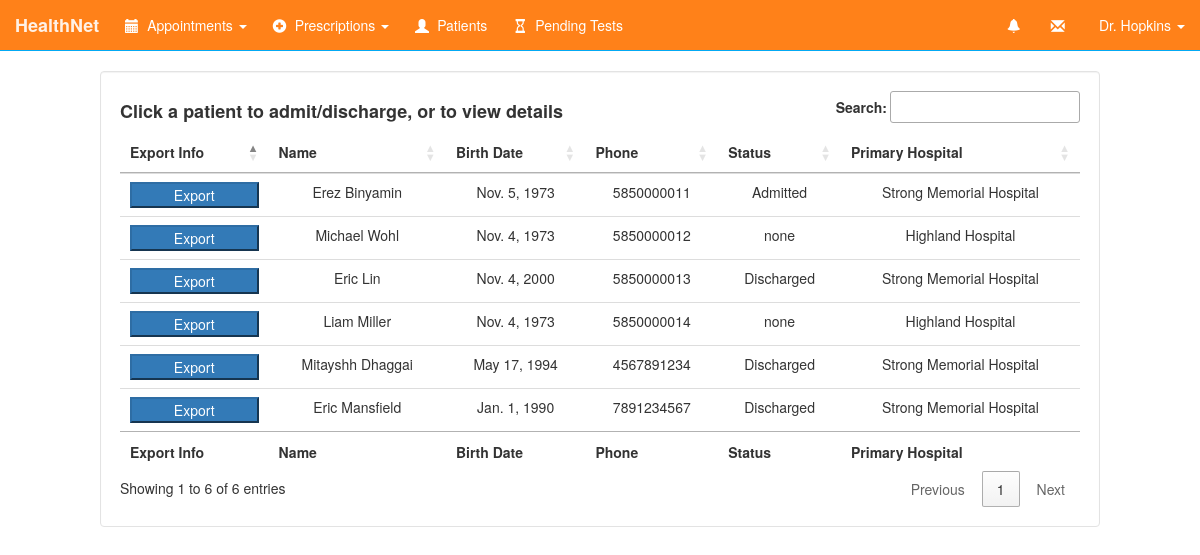
The page /userlist/ (signed in) on the database its author committed.
### HealthNetApp/models.py (models this page shows, shortened)
class Person(models.Model):
    person = models.OneToOneField(User, related_name='person')
    first_name = models.CharField(max_length=25)
    last_name = models.CharField(max_length=25)
    username = models.CharField(max_length=25)
    password = models.CharField(max_length=32)
    birthdate = models.DateField()
    email = models.EmailField(max_length=48)
    phone = models.CharField(max_length=15, default=0)
    sex = models.CharField(max_length=15)
    preferred_hospital = models.CharField(max_length=50)
    usertype = models.CharField(max_length=8)
    primary_physician = models.CharField(max_length=50)
    last_physical = models.CharField(max_length=50)
    health_history = models.CharField(max_length=600)
    status = models.CharField(max_length=10)

### HealthNetApp/views.py (the view)
# urls.py: url(r'^userlist/', views.patientlist),
def patientlist(request):
    if not request.user.is_authenticated() or \
                    request.user.person.usertype == 'patient':
        return redirect('/login/')
    user = request.user.person
    notification = getNotifications(user)
    patients = Person.objects.filter(usertype='patient')
    prescriptions = Prescription.objects.filter()
    doctors = Person.objects.filter(usertype='doctor')
    admitted = Person.objects.filter(usertype='patient', status='Admitted').count()
    return render(request, 'patientlist.html', {'user': user, 'patients': patients, 'notifications': notification,
                                                'prescriptions': prescriptions, 'form': UpdatePatientForm,
                                                'doctors': doctors, 'admitted': admitted})

### templates/patientlist.html (shortened to what this page needs)
{% include 'navbar.html' %}
{% block content %}
    <div class="well col-md-10 col-md-offset-1">
        <table id="patients" class="table text-center" cellspacing="0" width="100%">
            <thead>
            <tr>
                <th  class="text-center">Export Info</th>
                <th class="text-center">Name</th>
                <th class="text-center">Birth Date</th>
                <th class="text-center">Phone</th>
                <th class="text-center">Status</th>
                <th class="text-center">Primary Hospital</th>
            </tr>
            </thead>
            <tfoot>
            <tr>
                <th class="text-center">Export Info</th>
                <th class="text-center">Name</th>
                <th class="text-center">Birth Date</th>
                <th class="text-center">Phone</th>
                <th class="text-center">Status</th>
                <th class="text-center">Primary Hospital</th>
            </tr>
            </tfoot>
            <tbody>
            {% for patient in patients %}
                <tr>
                    <td><button type="button" onClick="location.href = '/exportUser/' + '{{patient.pk}}'" class="btn-block btn-primary" value="Export ">Export</button></div></td>
                    <td>{{ patient.first_name }} {{ patient.last_name }}</td>
                    <td>{{ patient.birthdate }}</td>
                    <td>{{ patient.phone }}</td>
                    <td>{{ patient.status }}</td>
                    <td>{{ patient.preferred_hospital }}</td>
                </tr>
            {% endfor %}
{% endblock %}

### templates/navbar.html (shortened to what this page needs)
{% load staticfiles %}
<!DOCTYPE html>
<html lang="en">
<head>
    <link rel="stylesheet" href="https://maxcdn.bootstrapcdn.com/bootstrap/3.3.5/css/bootstrap.min.css">
    <link rel="stylesheet" href="../static/css/navbar.css">
    <link rel="stylesheet" href="../static/css/form-elements.css">
    <link rel="stylesheet" href="../static/css/font-awesome.min.css">
    <link rel="stylesheet" type="text/css" href="//cdnjs.cloudflare.com/ajax/libs/fullcalendar/2.4.0/fullcalendar.min.css">
    <link rel="stylesheet" href="https://cdn.datatables.net/1.10.10/css/jquery.dataTables.min.css">
    {% if user.usertype == "patient" %}
        <link id="css_patient" rel="stylesheet" href="{% static 'hnet/patient.css' %}">
    {% elif user.usertype == "doctor" %}
        <link id="css_doctor" rel="stylesheet" href="{% static 'hnet/doctor.css' %}">
    {% elif user.usertype == "nurse" %}
        <link id="css_nurse" rel="stylesheet" href="{% static 'hnet/nurse.css' %}">
    {% elif user.usertype == "admin" %}
        <link rel="stylesheet" href="{% static 'hnet/admin.css' %}">
    {% endif %}
    <link id="css_day" rel="stylesheet" href="{% static 'hnet/fc_dayview.css' %}">
</head>
<body>
<nav class="navbar navbar-default navbar-static-top">
    <div class="container-fluid">
        <div class="navbar-header">
            <a class="navbar-brand" href="/dashboard/">HealthNet </a>
        </div>
        {% if user.usertype != 'admin' %}
            <ul class="nav navbar-nav">
                <li class="dropdown">
                    <a href="#" class="dropdown-toggle" data-toggle="dropdown" role="button" aria-haspopup="true"
                       aria-expanded="false"><span class="glyphicon glyphicon-calendar"></span> Appointments
                        <span class="caret"></span></a>
                </li>
                {% if user.usertype == "patient" %}
                    <li><a href="/prescriptions/"><span class="glyphicon glyphicon-asterisk"></span> Prescriptions</a>
                    </li>
                    <li><a href="/testresults/"><span class="glyphicon glyphicon-folder-open"></span> Medical Tests</a>
                    </li>
                    <li><a href="/medicalhistory/"><span class="glyphicon glyphicon-heart"></span> Medical Record</a>
                    </li>
                {% elif user.usertype == "nurse" or user.usertype == "doctor" %}
                    {% if user.usertype == "doctor" %}
                        <li class="dropdown">
                            <a href="#" class="dropdown-toggle" data-toggle="dropdown" role="button"
                               aria-haspopup="true"
                               aria-expanded="false"><span class="glyphicon glyphicon-plus-sign"></span>
                                Prescriptions <span
                                        class="caret"></span></a>
                        </li>
                    {% endif %}
                    <li><a href="/userlist/"><span class="glyphicon glyphicon-user"></span> Patients</a>
                    <li><a href="/pendingtests/"><span class="glyphicon glyphicon-hourglass"></span> Pending Tests</a>
                    </li>
                {% endif %}
            </ul>
        {% else %}
            <ul class="nav navbar-nav">
                <li><a href="/permissions/"><span class="glyphicon glyphicon-cog"></span> Permissions</a></li>
                <li><a href="/systemstats/"><span class="glyphicon glyphicon-stats"></span> System Statistics</a></li>
            </ul>
        {% endif %}
        <ul class="nav navbar-nav navbar-right">
            {% if user.usertype != 'admin' %}
                <li class="dropdown">
                    <a href="#" class="dropdown-toggle" data-toggle="dropdown" role="button" aria-haspopup="true"
                       aria-expanded="false">
                        <span class="glyphicon glyphicon-bell"></span></a>
                </li>
                <li><a href="/messages/"><span class="glyphicon glyphicon-envelope"></span></a></li>
            {% endif %}
            <li class="dropdown">
                <a href="#" class="dropdown-toggle" data-toggle="dropdown" role="button" aria-haspopup="true"
                   aria-expanded="false">
                    {% if user.usertype == "patient" %}
                        {{ user.first_name|safe|escape }} {{ user.last_name|safe|escape }}
                    {% elif user.usertype == "doctor" %}
                        Dr. {{ user.last_name|safe|escape }}
                    {% elif user.usertype == "nurse" %}
                        Nurse {{ user.last_name|safe|escape }}
                    {% elif user.usertype == "admin" %}
                        Administrator
                    {% endif %}
                    <span class="caret"></span></a>
            </li>
        </ul>
    </div>
</nav>
</body>
</html>

### static/css/navbar.css (style rules this page uses)
.navbar-default { background-color: #2196f3; border-color: #03a9f4; }
.navbar-default .navbar-brand { color: #ffffff; }
.navbar-default .navbar-nav > li > a { color: #ffffff; }

### static/HealthNetApp/doctor.css (style rules this page uses)
body { background-image: url('./diamond_upholstery.png'); }
.well { background: white; }
.navbar-default { background-color: #FF8119; }
.navbar-default .navbar-nav > li > a { color: white; }
.navbar-default .navbar-brand { color: white; font-weight: bold; }
.glyphicon { top: 0.175em; right: 0.3em; }

### rows shown on the page
Person: last_name "Hopkins"
Person: first_name "Erez", last_name "Binyamin", birthdate "Nov. 5, 1973", phone "5850000011", status "Admitted", preferred_hospital "Strong Memorial Hospital"
Person: first_name "Michael", last_name "Wohl", birthdate "Nov. 4, 1973", phone "5850000012", status "none", preferred_hospital "Highland Hospital"
Person: first_name "Eric", last_name "Lin", birthdate "Nov. 4, 2000", phone "5850000013", status "Discharged", preferred_hospital "Strong Memorial Hospital"
Person: first_name "Liam", last_name "Miller", birthdate "Nov. 4, 1973", phone "5850000014", status "none", preferred_hospital "Highland Hospital"
Person: first_name "Mitayshh", last_name "Dhaggai", birthdate "May 17, 1994", phone "4567891234", status "Discharged", preferred_hospital "Strong Memorial Hospital"
Person: first_name "Eric", last_name "Mansfield", birthdate "Jan. 1, 1990", phone "7891234567", status "Discharged", preferred_hospital "Strong Memorial Hospital"
